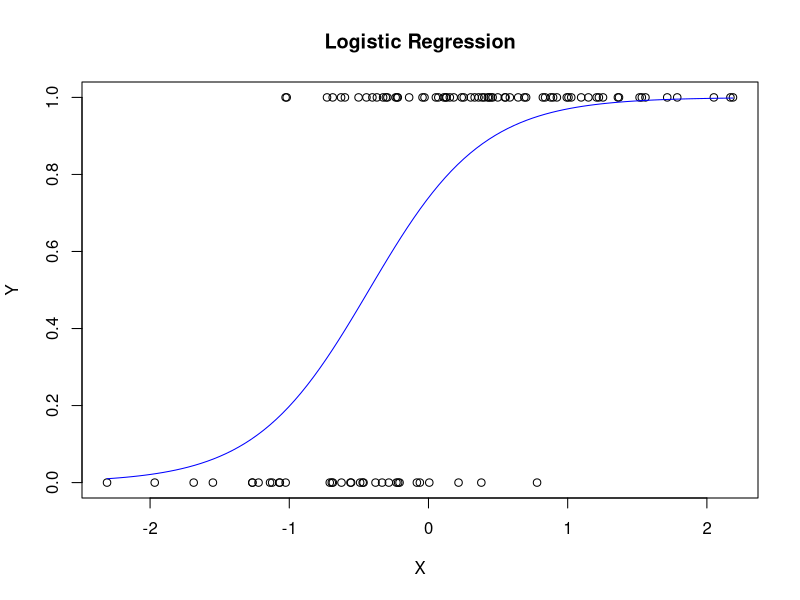

Write R code to recreate this figure.
set.seed(123)
x <- rnorm(100)
z <- 1 + 2*x
prob <- 1/(1+exp(-z))
y <- rbinom(100,1,prob)
data <- data.frame(x=x, y=y)
model <- glm(y ~ x, data = data, family = binomial())
plot(y ~ x, data = data, main = "Logistic Regression", xlab = "X", ylab = "Y")
curve(predict(model, newdata=data.frame(x=x), type="response"), add=TRUE,
col="blue")
